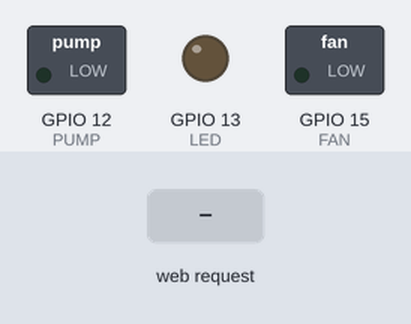
The sketch below on a simulated ESP8266 (NodeMCU). Shown: switched loads named in the sketch (green lamp = pin HIGH), output pins drawn as LEDs (lit = HIGH). Inputs (shaded band) come from the test bench. WiFi joins after 1.5 s; servers stay silent unless stated; network time is answered at once with the bench clock; the local clock reads 2024-03-15 10:24:30 at power-on unless the sketch sets it; what the sketch prints to the serial monitor is not drawn.

Above: at 4.2 s.
4.3 s: HTTP request GET /?AUTO=ON received
At 6.5 s:
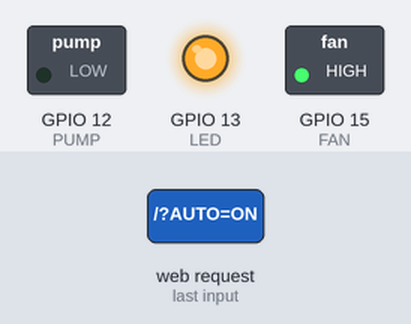
10.1 s: HTTP request GET /?AUTO=OFF received
At 13.0 s:
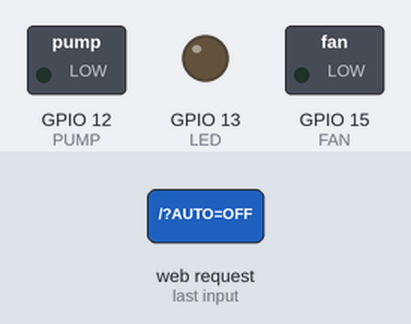
13.3 s: HTTP request GET /?LED=ON received
At 15.2 s:
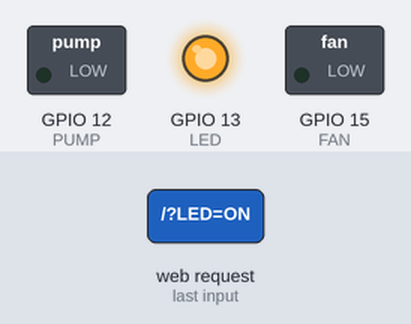
16.2 s: HTTP request GET /?PUMP=ON received
At 17.2 s:
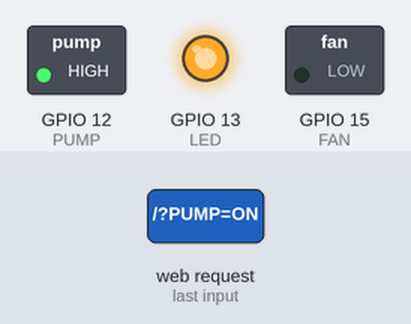
19.1 s: HTTP request GET /?LED=OFF received
At 21.0 s:
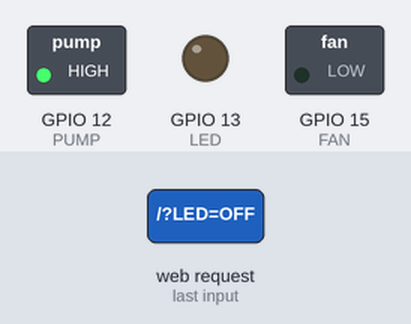
Timing chart, 0 to 22.5 s (numbered marks = the images above; inputs shaded):
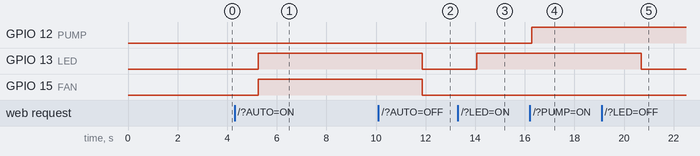

Measured:
- after the input at 4.3 s, GPIO 13 (LED), GPIO 15 (FAN): LOW → HIGH after 0.94 s
- after the input at 10.1 s, GPIO 13 (LED), GPIO 15 (FAN): HIGH → LOW after 1.8 s
- after the input at 13.3 s, GPIO 13 (LED): LOW → HIGH after 0.77 s
- after the input at 16.2 s, GPIO 12 (PUMP): LOW → HIGH after 0.08 s
- after the input at 19.1 s, GPIO 13 (LED): HIGH → LOW after 1.6 s

The sketch:

testmodel.ino
```cpp
#include <ESP8266WiFi.h>
#include <NTPClient.h>
#include <DHT.h>
#include <WiFiUdp.h>
#define DHTPIN 2   //보드에서 9번
#define Soil A0
#define FAN 15      //보드에서 10
#define LED 13      //보드에서 11
#define PUMP 12       //보드에서 12

//#define

void OPERATING_FAN(float temp, int Soil_moisture);
void OPERATING_PUMP(int Soil_moisture);

DHT dht(DHTPIN, DHT11);
String apiKey = "KH5P85EHIOQIHF5J" ;  // 항목_(2)
const char *ssid = "robotics524_2GHz" ; //"U+NetBE58";//"jjnet";//      "AndroidHotspot3618";
const char *pass =  "rotic524!" ;//   "1269002084";"1234567890";
const char *server = "api.thingspeak.com" ;
WiFiClient client;
WiFiUDP ntpUDP;
WiFiServer server1(80);   // Web Server port
NTPClient timeClient(ntpUDP, "pool.ntp.org", 3600*9, 60000);


int autodrive=LOW;
int ledvalue = LOW;
int pumpvalue=LOW;
int fanvalue=LOW;
float hum ;
float temp ;
int Soil_moisture ;


 void setup()  {
 Serial.begin(115200);


// pinMode(DHTPIN, INPUT_PULLUP);
 pinMode(FAN,OUTPUT);
  pinMode(LED,OUTPUT);
 pinMode(Soil,INPUT);
pinMode(PUMP,OUTPUT);

 //pinMode(SWPIN, INPUT_PULLUP);
 dht.begin ( ) ;
 delay(1000);
 Serial.print("Connecting to : ");
 Serial.println(ssid);

 WiFi.begin(ssid, pass);    // ** WiFi Start
 while (WiFi.status() != WL_CONNECTED )  {
   delay(2000);
   Serial.println("....... not connected");   }

   Serial.println("");
   Serial.println("WiFi connected");


 server1.begin();
 Serial.println("Server started");

 // 접속할 IP 주소 표시
 Serial.print("Use this URL to connect: ");
 Serial.print("http://");
 Serial.print(WiFi.localIP());
 Serial.println("/");
 Serial.println("");

 timeClient.begin();

   }

 void loop()  {
 timeClient.update();


 SW();
 if(autodrive==HIGH){
   int currentSecond = timeClient.getSeconds();
  Serial.println(currentSecond);
  int currentHours=timeClient.getHours();
  if(currentHours>=8 && currentHours<=21){
    digitalWrite(LED, HIGH);
  }
  else{
    digitalWrite(LED, LOW);
  }
if(currentSecond / 10 == 0){  //1분마다 센서값 읽어옴(온습도, 토양)
  Serial.println("read sesorvalue!");
   hum = dht.readHumidity();
   temp = dht.readTemperature();
   Soil_moisture = analogRead(Soil); }

   if(temp >= 20 || Soil_moisture <= 400){ //통풍 잘 되는 환경을 만들어줘야 한대서
    digitalWrite(FAN, HIGH);
    digitalWrite(PUMP,LOW);
                  }

   else if(Soil_moisture >=780){
    digitalWrite(FAN, LOW);
    digitalWrite(PUMP,HIGH);
    delay(5000);
    digitalWrite(PUMP,LOW);
                 }

   else {
    digitalWrite(FAN, LOW);
    digitalWrite(PUMP,LOW);
   }
 }
 else{

 }


   //   기준값 : 780 물 없음, 400 충분


 /*int a=SW();
  Serial.println(a);
 if(a==1){
  digitalWrite(ledPin, HIGH);
 }
 else if(a==0){
  digitalWrite(ledPin, LOW);
 }
 else{
   Serial.println("no action");
 }*/


 Serial.print("온도:") ;
 Serial.print(temp);
 Serial.print("'C ");
 Serial.print(" 습도:") ;
 Serial.print(hum);
 Serial.println(" %");
 Serial.print(Soil_moisture);
 Serial.println(" %");


   if (client.connect(server,80)) {
      String postStr = apiKey ;
      Serial.print("SmartFarm_N1 : ")    ; Serial.println(postStr) ;
      postStr += "&field1="   ;
      postStr += String(temp) ;
      postStr += "&field2="   ;
      postStr += String(hum) ;
      postStr += "&field3="   ;
      postStr += String(Soil_moisture) ;
//      postStr += "&field4="   ;
//      postStr += String(SW)  ;

      postStr += "\r\n\r\n"   ;
      Serial.print("SmartFarm_N2 : ")    ; Serial.print(postStr) ;


     // Print data,followed by a carriage return and newline,to the server a client is connected to.
     client.print("POST /update HTTP/1.1\n");
     client.print("Host: api.thingspeak.com\n");
     client.print("Connection: close\n");
     client.print("X-THINGSPEAKAPIKEY: "+apiKey+"\n");
     client.print("Content-Type: application/x-www-form-urlencoded\n");
     client.print("Content-Length: ");
     client.print(postStr.length());
     client.print("\n\n");
     client.print(postStr);   // **
     }
     client.stop();
     Serial.println("Waiting...");
     delay(2000);
   }


void SW(){
  WiFiClient client = server1.available();

  if(!client) {
    return ;   }

  // Client가 Data를 보낼 때까지 기다림
  Serial.println("new client");
  /*while(!client.available()) {
  delay(1);                  }
*/
  // Request의 첫번째 줄을 읽어들임
  Serial.println(client.available());
  String request = client.readStringUntil('\n');
  Serial.println(request);
  client.flush();

  // Request에 따른 LED 제어
  if(request.indexOf("AUTO=ON") != -1)  {
    Serial.println("ONNNN!!!!");

    autodrive =HIGH;                       }
  else if(request.indexOf("AUTO=OFF") != -1) {
    Serial.println("OFFFF!!!!");
    digitalWrite(LED, LOW);
    digitalWrite(PUMP, LOW);
    digitalWrite(FAN, LOW);
    autodrive = LOW;
    ledvalue = LOW;
    pumpvalue=LOW;
    fanvalue=LOW;
    }

  else if(autodrive==HIGH){
    Serial.println("AUTO mode Driving!!!!");
  }
  else if(request.indexOf("LED=ON") != -1)  {
    Serial.println("ONNNN!!!!");
    digitalWrite(LED, HIGH);
    ledvalue =HIGH;                       }
  else if(request.indexOf("LED=OFF") != -1) {
    Serial.println("OFFFF!!!!");
    digitalWrite(LED, LOW);
    ledvalue = LOW;                        }


  else if(request.indexOf("PUMP=ON") != -1)  {
    Serial.println("ONNNN!!!!");
    digitalWrite(PUMP, HIGH);

    pumpvalue =HIGH;                       }
  else if(request.indexOf("PUMP=OFF") != -1) {
    Serial.println("OFFFF!!!!");
    digitalWrite(PUMP, LOW);
    pumpvalue = LOW;     }


  else if(request.indexOf("FAN=ON") != -1)  {
    Serial.println("ONNNN!!!!");
    digitalWrite(FAN, HIGH);
    fanvalue =HIGH;                       }
  else if(request.indexOf("/FAN=OFF") != -1) {
    Serial.println("OFFFF!!!!");
    digitalWrite(FAN, LOW);
    fanvalue = LOW;                        }


  // Client Request에 대한 응답 Message
  // Client Request에 대한 응답 Message
  client.println("HTTP/1.1 200 OK");
  client.println("Content-Type: text/html");
  client.println("");
  client.println("<!DOCTYPE HTML><html><head><meta charset='UTF-8'><meta name='viewport' content='width=device-width, initial-scale=1.0'><title>With Arduino</title><link rel='stylesheet' href='https://cdn.jsdelivr.net/npm/semantic-ui@2.4.2/dist/semantic.min.css'><script src='https://cdn.jsdelivr.net/npm/semantic-ui@2.4.2/dist/semantic.min.js'></script></head><body><div style='margin: 10px; display: flex; justify-content: center;' class='ui container'><div class='ui card'><div style='text-align: center' class='content'><span style='font-size: medium; color: rgb(237, 165, 247)'><b>Networking with Arduino</b></span></div><div class='image'><img src='https://usercontents-d.styleshare.io/images/32400633/640x640'></div><div style='text-align: center' class='content'><div class='header'>당신의 선택이<br>반영되고 있습니다!</div><br><div class='meta'><a>AUTO MODE is turned ");
  if(autodrive==LOW){
    client.print("OFF");
  }
  else{
    client.print("ON");
    ledvalue = LOW;
    pumpvalue=LOW;
    fanvalue=LOW;
  }
  client.println("</a></div><div class='description'>LED is turned ");
  if(ledvalue){
    client.print("ON");
  }
  else{
  client.print("OFF");
  }
  client.println("<br>PUMP is turned ");
  if(pumpvalue){
    client.print("ON");
  }
  else{
  client.print("OFF");
  }
  client.println("<br>FAN is turned ");
  if(fanvalue){
    client.print("ON");
  }
  else {
  client.print("OFF");
  }
  client.println("</div></div><div class='extra content'><span class='right floated'>2022 Robotics</span><span>Your Farm</span></div></div></div></body><script>setTimeout(function(){window.close()},1000);</script></html>");

  delay(1);
  Serial.println("Client disconnected!!");
  Serial.println();
}

void OPERATING_FAN(float temp, int Soil_moisture){  // 기존 HyoJin함수

  if(temp >= 20 || Soil_moisture <= 400){ //통풍 잘 되는 환경을 만들어줘야 한대서
    digitalWrite(FAN, HIGH);
  }

  else{
    digitalWrite(FAN, LOW);
  }
  delay(5000);
/*  // 온습도, 토양습도값으로 팬 작동
온도 : 15~20도, 18도가 적온
습도 : 너무 습하지 않아야 하는데 실험하면서 알아가봐야될거같아서 아직?
토습 : 흙 표면 만져봤을 때 건조하다고 생각될 때 줘야 함, 값이 낮을수록 수분 많은 것*/
}

void OPERATING_PUMP(int Soil_moisture){
  if(Soil_moisture >=780){
    for(int i = Soil_moisture; i >= 400; i--){
      digitalWrite(PUMP,HIGH);
    }
  }
  else
    digitalWrite(PUMP,LOW);

   //   기준값 : 780 물 없음, 400 충분
 }

/*void fun_Watering()
{
  Serial.println(" ** Watering System ReStart ** ");
  digitalWrite(Watering, LOW); // relay off + common situation

   if (Serial.available()) {
     String inString = Serial.readStringUntil('\n');
     Serial.println(inString);
     if (inString== "WATER_ON") {
       digitalWrite(Watering, HIGH); // relay on + watering start
       delay(5000); //(for 5 Second)
       Serial.println( " ** Watering is Finished ** ");
       break;
     }
   }

}*/
```
